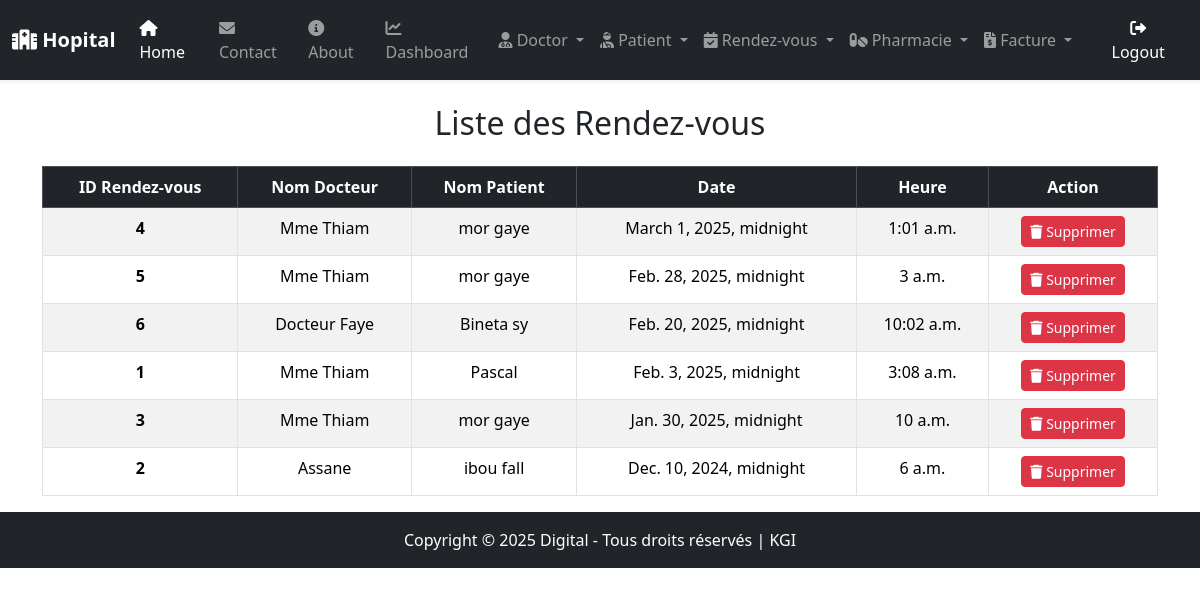
The page /view_appointment/ (signed in) on the database its author committed.
### hopital/models.py (models this page shows, shortened)
class Appointment(models.Model):
    patient = models.ForeignKey(Patient, on_delete=models.CASCADE)
    doctor = models.ForeignKey(Doctor, on_delete=models.CASCADE)
    date = models.DateField()  # Stocke seulement la date
    time = models.TimeField()  # Stocke seulement l'heure

class Doctor(models.Model):
    name = models.CharField(max_length=50, verbose_name="Nom du médecin")
    mobile = models.CharField(max_length=15, unique=True, verbose_name="Numéro de téléphone")
    email = models.EmailField(unique=True, null=True, blank=True, verbose_name="Email")
    specialite = models.CharField(max_length=100, verbose_name="Spécialité")
    adresse = models.TextField(null=True, blank=True, verbose_name="Adresse")

class Patient(models.Model):
    GENDER_CHOICES = [
        ('M', 'Masculin'),
        ('F', 'Féminin'),
        ('Autre', 'Autre'),
    ]
    name = models.CharField(max_length=100)  # Nom du patient
    date_naissance = models.DateField(null=True, blank=True)  # Date de naissance
    gender = models.CharField(max_length=10, choices=GENDER_CHOICES)  # Genre
    mobile = models.CharField(max_length=15, unique=True)  # Téléphone
    adresse = models.TextField(null=True, blank=True)  # Adresse

### hopital/views.py (the view)
# urls.py: path('view_appointment/', View_Appointment, name='view_appointment'),
def View_Appointment(request):
    if not request.user.is_staff:
        return redirect('login')
    appointments = Appointment.objects.all().order_by('-date')  # Trier par date décroissante
    paginator = Paginator(appointments, 10)  # 10 rendez-vous par page
    page_number = request.GET.get('page')
    page_obj = paginator.get_page(page_number)
    context = {'appointments': page_obj}  # 🔹 Correction ici (avant c'était 'doc')
    return render(request, 'view_appointment.html', context)

### hopital/templates/view_appointment.html
{% include "base.html" %}
{% include "navigation.html" %}
{% block content %}
<div class="container mt-4">
    <h2 class="text-center mb-4">Liste des Rendez-vous</h2>
    <div class="table-responsive">
        <table id="example" class="table table-striped table-bordered table-hover text-center">
            <thead class="table-dark">
                <tr>
                    <th>ID Rendez-vous</th>
                    <th>Nom Docteur</th>
                    <th>Nom Patient</th>
                    <th>Date</th>
                    <th>Heure</th>
                    <th>Action</th>
                </tr>
            </thead>
            <tbody>
                {% for appointment in appointments %}
<tr>
    <td><strong>{{ appointment.id }}</strong></td>
    <td>{{ appointment.doctor.name }}</td>
    <td>{{ appointment.patient.name }}</td>
    <td>{{ appointment.date }}</td>
    <td>{{ appointment.time }}</td>
    <td>
        <a href="{% url 'delete_appointment' appointment.id %}"
           onclick="return confirm('Êtes-vous sûr de vouloir supprimer ce rendez-vous ?');"
           class="btn btn-danger btn-sm">
            <i class="fas fa-trash"></i> Supprimer
        </a>
    </td>
</tr>
{% empty %}
<tr>
    <td colspan="6" class="text-center text-muted">Aucun rendez-vous trouvé</td>
</tr>
{% endfor %}
            </tbody>
        </table>
    </div>
</div>
{% endblock content %}
{% include "footer.html" %}

### rows shown on the page
Appointment: id "4", doctor.name "Mme Thiam", patient.name "mor gaye", date "March 1, 2025, midnight", time "1:01 a.m."
Appointment: id "5", doctor.name "Mme Thiam", patient.name "mor gaye", date "Feb. 28, 2025, midnight", time "3 a.m."
Appointment: id "6", doctor.name "Docteur Faye", patient.name "Bineta sy", date "Feb. 20, 2025, midnight", time "10:02 a.m."
Appointment: id "1", doctor.name "Mme Thiam", patient.name "Pascal", date "Feb. 3, 2025, midnight", time "3:08 a.m."
Appointment: id "3", doctor.name "Mme Thiam", patient.name "mor gaye", date "Jan. 30, 2025, midnight", time "10 a.m."
Appointment: id "2", doctor.name "Assane", patient.name "ibou fall", date "Dec. 10, 2024, midnight", time "6 a.m."
